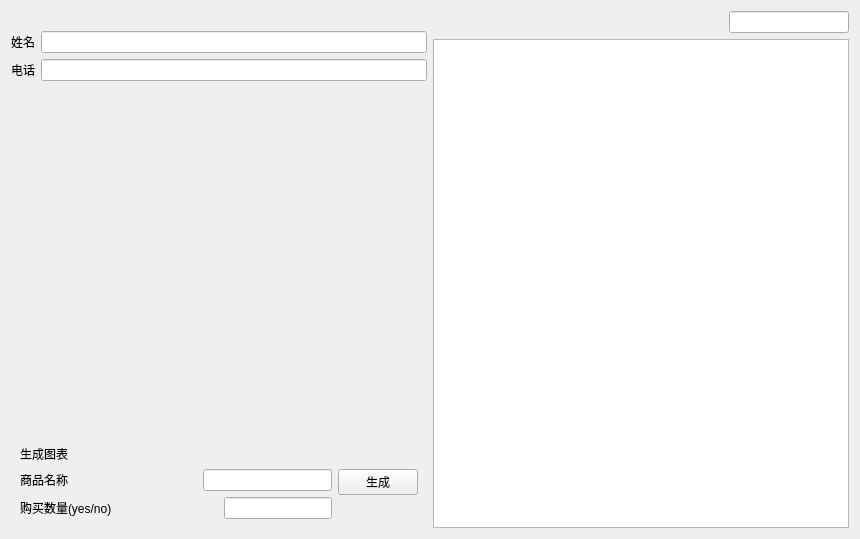
<?xml version="1.0" encoding="UTF-8"?>
<ui version="4.0">
 <class>Form</class>
 <widget class="QWidget" name="Form">
  <property name="geometry">
   <rect>
    <x>0</x>
    <y>0</y>
    <width>860</width>
    <height>539</height>
   </rect>
  </property>
  <property name="windowTitle">
   <string>查看用户记录</string>
  </property>
  <layout class="QHBoxLayout" name="horizontalLayout_9">
   <item>
    <layout class="QHBoxLayout" name="horizontalLayout_8">
     <item>
      <layout class="QVBoxLayout" name="verticalLayout_4">
       <item>
        <spacer name="horizontalSpacer_4">
         <property name="orientation">
          <enum>Qt::Horizontal</enum>
         </property>
         <property name="sizeHint" stdset="0">
          <size>
           <width>40</width>
           <height>20</height>
          </size>
         </property>
        </spacer>
       </item>
       <item>
        <layout class="QVBoxLayout" name="verticalLayout">
         <item>
          <layout class="QHBoxLayout" name="horizontalLayout">
           <item>
            <widget class="QLabel" name="label">
             <property name="text">
              <string>姓名</string>
             </property>
            </widget>
           </item>
           <item>
            <widget class="QLineEdit" name="lineEdit"/>
           </item>
          </layout>
         </item>
         <item>
          <layout class="QHBoxLayout" name="horizontalLayout_2"/>
         </item>
         <item>
          <layout class="QHBoxLayout" name="horizontalLayout_3">
           <item>
            <widget class="QLabel" name="label_3">
             <property name="text">
              <string>电话</string>
             </property>
            </widget>
           </item>
           <item>
            <widget class="QLineEdit" name="lineEdit_3"/>
           </item>
          </layout>
         </item>
        </layout>
       </item>
       <item>
        <spacer name="verticalSpacer">
         <property name="orientation">
          <enum>Qt::Vertical</enum>
         </property>
         <property name="sizeHint" stdset="0">
          <size>
           <width>20</width>
           <height>40</height>
          </size>
         </property>
        </spacer>
       </item>
       <item>
        <widget class="QWidget" name="widget" native="true">
         <layout class="QHBoxLayout" name="horizontalLayout_7">
          <item>
           <layout class="QVBoxLayout" name="verticalLayout_3">
            <item>
             <widget class="QLabel" name="label_4">
              <property name="text">
               <string>生成图表</string>
              </property>
             </widget>
            </item>
            <item>
             <layout class="QHBoxLayout" name="horizontalLayout_5">
              <item>
               <widget class="QLabel" name="label_5">
                <property name="text">
                 <string>商品名称</string>
                </property>
               </widget>
              </item>
              <item>
               <spacer name="horizontalSpacer_2">
                <property name="orientation">
                 <enum>Qt::Horizontal</enum>
                </property>
                <property name="sizeHint" stdset="0">
                 <size>
                  <width>40</width>
                  <height>20</height>
                 </size>
                </property>
               </spacer>
              </item>
              <item>
               <widget class="QLineEdit" name="lineEdit_5"/>
              </item>
             </layout>
            </item>
            <item>
             <layout class="QHBoxLayout" name="horizontalLayout_6">
              <item>
               <widget class="QLabel" name="label_6">
                <property name="text">
                 <string>购买数量(yes/no)</string>
                </property>
               </widget>
              </item>
              <item>
               <spacer name="horizontalSpacer_3">
                <property name="orientation">
                 <enum>Qt::Horizontal</enum>
                </property>
                <property name="sizeHint" stdset="0">
                 <size>
                  <width>40</width>
                  <height>20</height>
                 </size>
                </property>
               </spacer>
              </item>
              <item>
               <widget class="QLineEdit" name="lineEdit_6"/>
              </item>
             </layout>
            </item>
           </layout>
          </item>
          <item>
           <widget class="QPushButton" name="pushButton">
            <property name="text">
             <string>生成</string>
            </property>
           </widget>
          </item>
         </layout>
        </widget>
       </item>
      </layout>
     </item>
     <item>
      <layout class="QVBoxLayout" name="verticalLayout_2">
       <item>
        <layout class="QHBoxLayout" name="horizontalLayout_4">
         <item>
          <spacer name="horizontalSpacer">
           <property name="orientation">
            <enum>Qt::Horizontal</enum>
           </property>
           <property name="sizeHint" stdset="0">
            <size>
             <width>40</width>
             <height>20</height>
            </size>
           </property>
          </spacer>
         </item>
         <item>
          <widget class="QLineEdit" name="lineEdit_4">
           <property name="minimumSize">
            <size>
             <width>120</width>
             <height>0</height>
            </size>
           </property>
           <property name="maximumSize">
            <size>
             <width>120</width>
             <height>16777215</height>
            </size>
           </property>
          </widget>
         </item>
        </layout>
       </item>
       <item>
        <widget class="QTableWidget" name="tableWidget"/>
       </item>
      </layout>
     </item>
    </layout>
   </item>
  </layout>
 </widget>
 <resources/>
 <connections/>
</ui>
